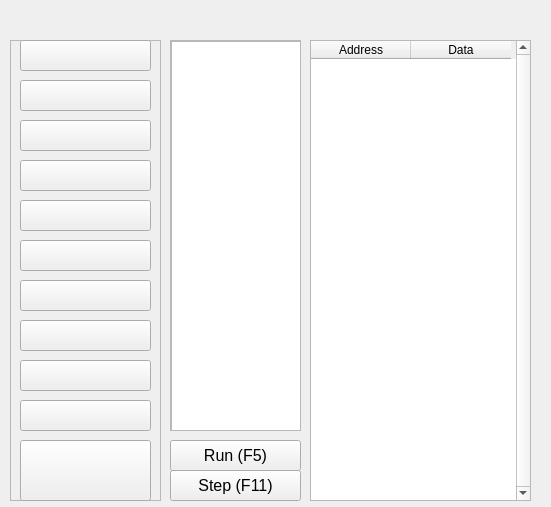
<?xml version="1.0" encoding="UTF-8"?>
<ui version="4.0">
 <class>Form</class>
 <widget class="QWidget" name="Form">
  <property name="geometry">
   <rect>
    <x>0</x>
    <y>0</y>
    <width>551</width>
    <height>507</height>
   </rect>
  </property>
  <property name="windowTitle">
   <string>Form</string>
  </property>
  <widget class="QFrame" name="regBank">
   <property name="geometry">
    <rect>
     <x>10</x>
     <y>40</y>
     <width>151</width>
     <height>461</height>
    </rect>
   </property>
   <property name="font">
    <font>
     <family>Ubuntu</family>
    </font>
   </property>
   <property name="frameShape">
    <enum>QFrame::StyledPanel</enum>
   </property>
   <property name="frameShadow">
    <enum>QFrame::Raised</enum>
   </property>
   <widget class="QPushButton" name="r0">
    <property name="geometry">
     <rect>
      <x>10</x>
      <y>0</y>
      <width>131</width>
      <height>31</height>
     </rect>
    </property>
    <property name="font">
     <font>
      <family>Ubuntu</family>
      <pointsize>12</pointsize>
     </font>
    </property>
    <property name="text">
     <string/>
    </property>
    <property name="checkable">
     <bool>false</bool>
    </property>
    <property name="checked">
     <bool>false</bool>
    </property>
   </widget>
   <widget class="QPushButton" name="r1">
    <property name="geometry">
     <rect>
      <x>10</x>
      <y>40</y>
      <width>131</width>
      <height>31</height>
     </rect>
    </property>
    <property name="font">
     <font>
      <family>Ubuntu</family>
      <pointsize>12</pointsize>
     </font>
    </property>
    <property name="text">
     <string/>
    </property>
    <property name="checkable">
     <bool>false</bool>
    </property>
    <property name="checked">
     <bool>false</bool>
    </property>
   </widget>
   <widget class="QPushButton" name="r3">
    <property name="geometry">
     <rect>
      <x>10</x>
      <y>120</y>
      <width>131</width>
      <height>31</height>
     </rect>
    </property>
    <property name="font">
     <font>
      <family>Ubuntu</family>
      <pointsize>12</pointsize>
     </font>
    </property>
    <property name="text">
     <string/>
    </property>
    <property name="checkable">
     <bool>false</bool>
    </property>
    <property name="checked">
     <bool>false</bool>
    </property>
   </widget>
   <widget class="QPushButton" name="r2">
    <property name="geometry">
     <rect>
      <x>10</x>
      <y>80</y>
      <width>131</width>
      <height>31</height>
     </rect>
    </property>
    <property name="font">
     <font>
      <family>Ubuntu</family>
      <pointsize>12</pointsize>
     </font>
    </property>
    <property name="text">
     <string/>
    </property>
    <property name="checkable">
     <bool>false</bool>
    </property>
    <property name="checked">
     <bool>false</bool>
    </property>
   </widget>
   <widget class="QPushButton" name="r5">
    <property name="geometry">
     <rect>
      <x>10</x>
      <y>200</y>
      <width>131</width>
      <height>31</height>
     </rect>
    </property>
    <property name="font">
     <font>
      <family>Ubuntu</family>
      <pointsize>12</pointsize>
     </font>
    </property>
    <property name="text">
     <string/>
    </property>
    <property name="checkable">
     <bool>false</bool>
    </property>
    <property name="checked">
     <bool>false</bool>
    </property>
   </widget>
   <widget class="QPushButton" name="r6">
    <property name="geometry">
     <rect>
      <x>10</x>
      <y>240</y>
      <width>131</width>
      <height>31</height>
     </rect>
    </property>
    <property name="font">
     <font>
      <family>Ubuntu</family>
      <pointsize>12</pointsize>
     </font>
    </property>
    <property name="text">
     <string/>
    </property>
    <property name="checkable">
     <bool>false</bool>
    </property>
    <property name="checked">
     <bool>false</bool>
    </property>
   </widget>
   <widget class="QPushButton" name="r7">
    <property name="geometry">
     <rect>
      <x>10</x>
      <y>280</y>
      <width>131</width>
      <height>31</height>
     </rect>
    </property>
    <property name="font">
     <font>
      <family>Ubuntu</family>
      <pointsize>12</pointsize>
     </font>
    </property>
    <property name="text">
     <string/>
    </property>
    <property name="checkable">
     <bool>false</bool>
    </property>
    <property name="checked">
     <bool>false</bool>
    </property>
   </widget>
   <widget class="QPushButton" name="r4">
    <property name="geometry">
     <rect>
      <x>10</x>
      <y>160</y>
      <width>131</width>
      <height>31</height>
     </rect>
    </property>
    <property name="font">
     <font>
      <family>Ubuntu</family>
      <pointsize>12</pointsize>
     </font>
    </property>
    <property name="text">
     <string/>
    </property>
    <property name="checkable">
     <bool>false</bool>
    </property>
    <property name="checked">
     <bool>false</bool>
    </property>
   </widget>
   <widget class="QPushButton" name="flags">
    <property name="geometry">
     <rect>
      <x>10</x>
      <y>400</y>
      <width>131</width>
      <height>61</height>
     </rect>
    </property>
    <property name="font">
     <font>
      <family>Ubuntu</family>
      <pointsize>12</pointsize>
     </font>
    </property>
    <property name="text">
     <string/>
    </property>
    <property name="checkable">
     <bool>false</bool>
    </property>
    <property name="checked">
     <bool>false</bool>
    </property>
   </widget>
   <widget class="QPushButton" name="pc">
    <property name="geometry">
     <rect>
      <x>10</x>
      <y>320</y>
      <width>131</width>
      <height>31</height>
     </rect>
    </property>
    <property name="font">
     <font>
      <family>Ubuntu</family>
      <pointsize>12</pointsize>
     </font>
    </property>
    <property name="text">
     <string/>
    </property>
    <property name="checkable">
     <bool>false</bool>
    </property>
    <property name="checked">
     <bool>false</bool>
    </property>
   </widget>
   <widget class="QPushButton" name="sp">
    <property name="geometry">
     <rect>
      <x>10</x>
      <y>360</y>
      <width>131</width>
      <height>31</height>
     </rect>
    </property>
    <property name="font">
     <font>
      <family>Ubuntu</family>
      <pointsize>12</pointsize>
     </font>
    </property>
    <property name="text">
     <string/>
    </property>
    <property name="checkable">
     <bool>false</bool>
    </property>
    <property name="checked">
     <bool>false</bool>
    </property>
   </widget>
  </widget>
  <widget class="QPushButton" name="step">
   <property name="geometry">
    <rect>
     <x>170</x>
     <y>470</y>
     <width>131</width>
     <height>31</height>
    </rect>
   </property>
   <property name="font">
    <font>
     <family>Ubuntu</family>
     <pointsize>12</pointsize>
    </font>
   </property>
   <property name="text">
    <string>Step (F11)</string>
   </property>
  </widget>
  <widget class="QScrollArea" name="instructioHolder">
   <property name="geometry">
    <rect>
     <x>170</x>
     <y>40</y>
     <width>131</width>
     <height>391</height>
    </rect>
   </property>
   <property name="font">
    <font>
     <family>Ubuntu</family>
    </font>
   </property>
   <property name="widgetResizable">
    <bool>true</bool>
   </property>
   <widget class="QWidget" name="scrollAreaWidgetContents_2">
    <property name="geometry">
     <rect>
      <x>0</x>
      <y>0</y>
      <width>129</width>
      <height>389</height>
     </rect>
    </property>
    <widget class="QTextEdit" name="instructions">
     <property name="geometry">
      <rect>
       <x>0</x>
       <y>0</y>
       <width>131</width>
       <height>391</height>
      </rect>
     </property>
     <property name="font">
      <font>
       <family>Ubuntu</family>
       <pointsize>12</pointsize>
      </font>
     </property>
     <property name="readOnly">
      <bool>false</bool>
     </property>
    </widget>
   </widget>
  </widget>
  <widget class="QTableWidget" name="memory">
   <property name="geometry">
    <rect>
     <x>310</x>
     <y>40</y>
     <width>221</width>
     <height>461</height>
    </rect>
   </property>
   <property name="verticalScrollBarPolicy">
    <enum>Qt::ScrollBarAlwaysOn</enum>
   </property>
   <property name="horizontalScrollBarPolicy">
    <enum>Qt::ScrollBarAlwaysOff</enum>
   </property>
   <property name="selectionBehavior">
    <enum>QAbstractItemView::SelectItems</enum>
   </property>
   <attribute name="horizontalHeaderVisible">
    <bool>true</bool>
   </attribute>
   <attribute name="verticalHeaderVisible">
    <bool>true</bool>
   </attribute>
   <column>
    <property name="text">
     <string>Address</string>
    </property>
   </column>
   <column>
    <property name="text">
     <string>Data</string>
    </property>
   </column>
  </widget>
  <widget class="QPushButton" name="run">
   <property name="geometry">
    <rect>
     <x>170</x>
     <y>440</y>
     <width>131</width>
     <height>31</height>
    </rect>
   </property>
   <property name="font">
    <font>
     <family>Ubuntu</family>
     <pointsize>12</pointsize>
    </font>
   </property>
   <property name="text">
    <string>Run (F5)</string>
   </property>
  </widget>
 </widget>
 <resources/>
 <connections/>
</ui>
